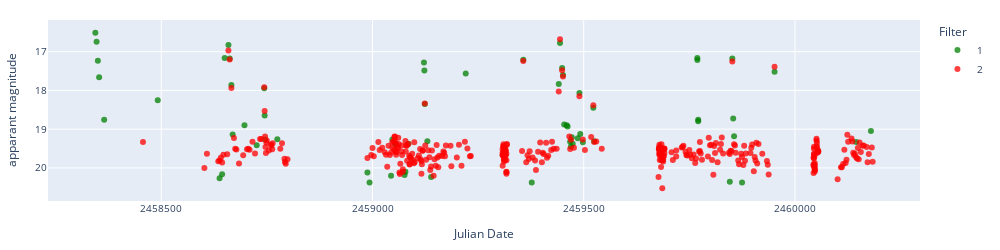
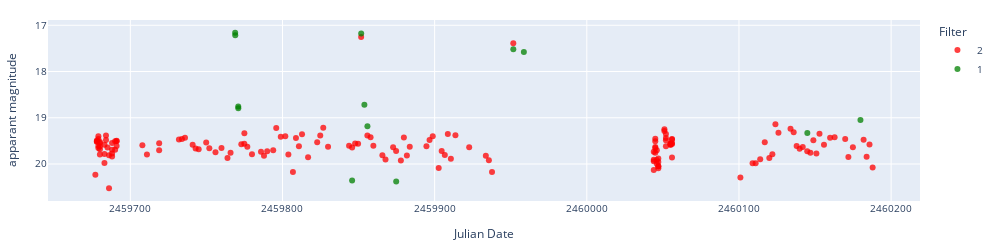
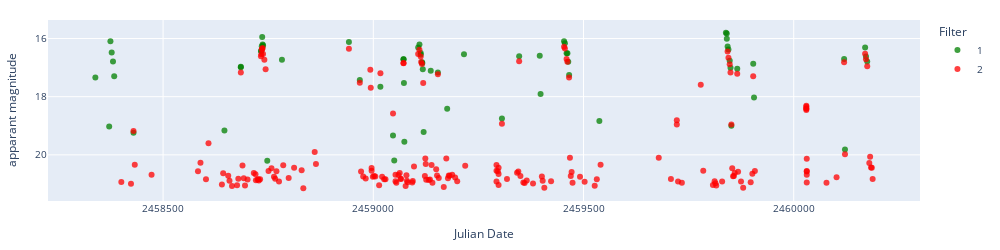
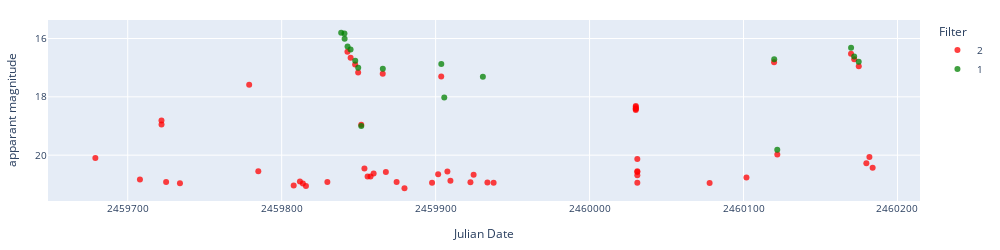

Notebook source saved alongside these figures, in order:
### Markdown cell above
### Display light curves

### Code cell
# Display light curves
final_toview = alerts_preds_aavso_Gaia.copy()
classes_in_alerts = alerts_preds_aavso_Gaia['predicted_class'].unique()
predicted_class = ['dwarf_nova_SU_UMa']
show = predicted_class
objectlist = final_toview[(final_toview['predicted_class'].isin(predicted_class))
                          # & (final_toview['aavso_type'].isin(['']))
                        #   & ((final_toview['npts_g']+final_toview['npts_r'])<10)
                          ]['objectId'].to_list()
# objectlist = final_toview[(~final_toview['objectId'].isin(alerts_CVs_list)) & (final_toview['predicted_class'].isin(predicted_class))]['objectId'].to_list()
# objectlist = final_toview[(~final_toview['objectId'].isin(alerts_CVs_list)) & (final_toview['classification'].isin(['SN']))]['objectId'].to_list()
print(len(objectlist))
i = 0
for object in objectlist[0:50]:
    ra = final_toview[final_toview['objectId']==object]['ra'].values[0]
    dec = final_toview[final_toview['objectId']==object]['dec'].values[0]
    c = SkyCoord(ra=ra*u.degree, dec=dec*u.degree, frame='icrs')
    pos = c.to_string('hmsdms', sep=':')
    prediction = final_toview[final_toview["objectId"]==object]["predicted_class"].values[0]
    print('',f'{i} {object}', f'position_deg: {ra} {dec}', 
          f'position_hms_dms: {pos}',
          "~~~~~~~~~~~~~~~~~~~~~",
          f'sherlock_class: {final_toview[final_toview["objectId"]==object]["classification"].values[0]}',
      #     f'sherlock classification reliability {final_toview[final_toview["objectId"]==object]["classificationReliability"].values[0]}',
          f'sherlock separationArcsec: {final_toview[final_toview["objectId"]==object]["separationArcsec"].values[0]}',
          f'sherlock sgscore1: {final_toview[final_toview["objectId"]==object]["sgscore1"].values[0]}',
          f'sherlock major_axis_arcsec: {final_toview[final_toview["objectId"]==object]["major_axis_arcsec"].values[0]}',
          f'sherlock gminusr mean: {final_toview[final_toview["objectId"]==object]["clr_mean_x"].mean()}',
          f'sherlock last gminusr: {final_toview[final_toview["objectId"]==object]["g_minus_r"].values[0]}',
          f'sherlock catalogue name: {final_toview[final_toview["objectId"]==object]["catalogue_table_name"].values[0]}',
          "~~~~~~~~~~~~~~~~~~~~~",
          f'Gaia bp_rp: {final_toview[final_toview["objectId"]==object]["bp_rp"].values[0]}',
          f'Gaia parallax: {final_toview[final_toview["objectId"]==object]["parallax"].values[0]}',
          f'Gaia pm: {final_toview[final_toview["objectId"]==object]["pm"].values[0]}',
          "~~~~~~~~~~~~~~~~~~~~~",
          f'min_g-max_g: {final_toview[final_toview["objectId"]==object]["min_mag_g"].values[0]:.1f}-{final_toview[final_toview["objectId"]==object]["max_mag_g"].values[0]:.1f}',
          f'min_r-max_r: {final_toview[final_toview["objectId"]==object]["min_mag_r"].values[0]:.1f}-{final_toview[final_toview["objectId"]==object]["max_mag_r"].values[0]:.1f}',
          f'temporal_baseline_g: {final_toview[final_toview["objectId"]==object]["temporal_baseline_g"].values[0]:.0f}',
          f'clr mean(clr bright): {final_toview[final_toview["objectId"]==object]["clr_mean_y"].values[0]:.2f} ({final_toview[final_toview["objectId"]==object]["clr_bright"].values[0]:.2f})',
          "~~~~~~~~~~~~~~~~~~~~~",
          f'aavso_name: {final_toview[final_toview["objectId"]==object]["aavso_name"].values[0]}',
          f'aavso_type: {final_toview[final_toview["objectId"]==object]["aavso_type"].values[0]}',
          f'aavso_period: {final_toview[final_toview["objectId"]==object]["aavso_period"].values[0]}',
          "~~~~~~~~~~~~~~~~~~~~~",
          f'prediction: {prediction}',
          f'prediction_probability: {final_toview[final_toview["objectId"]==object][f"prob_{prediction}"].values[0]:.2f}',
          f'{object} & {pos} & ob & {final_toview[final_toview["objectId"]==object]["min_mag_g"].values[0]:.1f}-{final_toview[final_toview["objectId"]==object]["max_mag_g"].values[0]:.1f} & {final_toview[final_toview["objectId"]==object]["temporal_baseline_g"].values[0]:.0f} & {final_toview[final_toview["objectId"]==object]["bp_rp"].values[0]} & {final_toview[final_toview["objectId"]==object]["clr_mean_y"].values[0]:.2f} ({final_toview[final_toview["objectId"]==object]["clr_bright"].values[0]:.2f}) & {prediction} & {final_toview[final_toview["objectId"]==object][f"prob_{prediction}"].values[0]:.2f} & rating',
          sep='\n')
    i += 1
    lc_lasair = load_lasair_lc(object, path=f'../lightcurves_alerts/')
    lc_lasair_appmag = lasair_clean(lc_lasair, limit=25, magerrlim=1)

    display_lightcurve(lc_df=lc_lasair_appmag, x='jd', y='dc_mag')#, errorCol='dc_sigmag',)

### Figure 1 — Plotly figure (JSON) as saved in the notebook; plotly's stock layout.template omitted (floating-point values rounded to 4 significant figures; data arrays with more than 128 entries replaced by an {"elided": "..."} marker saying what was removed)
{"data": [{"hovertemplate": "Filter=1<br>Julian Date=%{x}<br>apparant magnitude=%{y}<extra></extra>", "legendgroup": "1", "marker": {"color": "green", "opacity": 0.75, "symbol": "circle"}, "mode": "markers", "name": "1", "orientation": "v", "showlegend": true, "type": "scatter", "x": [2458000.0, 2458000.0, 2458000.0, 2458000.0, 2458000.0, 2458000.0, 2459000.0, 2459000.0, 2459000.0, 2459000.0, 2459000.0, 2459000.0, 2459000.0, 2459000.0, 2459000.0, 2459000.0, 2459000.0, 2459000.0, 2459000.0, 2459000.0, 2459000.0, 2459000.0, 2459000.0, 2459000.0, 2459000.0, 2459000.0, 2459000.0, 2459000.0, 2459000.0, 2459000.0, 2459000.0, 2459000.0, 2459000.0, 2459000.0, 2459000.0, 2459000.0, 2459000.0, 2459000.0, 2459000.0, 2459000.0, 2459000.0, 2459000.0, 2459000.0, 2459000.0, 2459000.0, 2459000.0, 2459000.0, 2459000.0, 2459000.0, 2459000.0, 2459000.0, 2460000.0, 2460000.0, 2460000.0, 2460000.0, 2460000.0, 2460000.0, 2460000.0, 2460000.0, 2460000.0, 2460000.0, 2460000.0, 2460000.0, 2460000.0, 2460000.0], "xaxis": "x", "y": [16.51, 16.74, 17.23, 17.66, 18.76, 18.26, 20.26, 20.16, 17.16, 16.83, 17.18, 17.86, 19.14, 18.9, 19.41, 17.95, 18.65, 19.27, 19.26, 20.12, 20.37, 20.2, 19.27, 19.37, 19.4, 20.18, 20.1, 19.37, 17.28, 17.48, 18.35, 19.31, 20.24, 17.56, 17.21, 20.37, 17.84, 16.77, 17.42, 17.6, 18.88, 18.9, 18.93, 19.32, 19.45, 19.21, 19.37, 19.24, 18.07, 19.12, 19.34, 18.44, 19.31, 17.16, 17.22, 18.75, 18.8, 20.35, 17.18, 18.72, 19.18, 20.38, 17.52, 19.33, 19.05], "yaxis": "y"}, {"hovertemplate": "Filter=2<br>Julian Date=%{x}<br>apparant magnitude=%{y}<extra></extra>", "legendgroup": "2", "marker": {"color": "red", "opacity": 0.75, "symbol": "circle"}, "mode": "markers", "name": "2", "orientation": "v", "showlegend": true, "type": "scatter", "x": {"elided": "357 float values"}, "xaxis": "x", "y": {"elided": "357 float values"}, "yaxis": "y"}], "layout": {"font": {"size": 10}, "height": 250, "legend": {"title": {"text": "Filter"}, "tracegroupgap": 0}, "margin": {"b": 20, "l": 20, "r": 20, "t": 20}, "width": 1000, "xaxis": {"anchor": "y", "domain": [0, 1], "tickformat": "float", "title": {"text": "Julian Date"}}, "yaxis": {"anchor": "x", "autorange": "reversed", "domain": [0, 1], "title": {"text": "apparant magnitude"}}}}

### Figure 2 — Plotly figure (JSON) as saved in the notebook; plotly's stock layout.template omitted (floating-point values rounded to 4 significant figures; data arrays with more than 128 entries replaced by an {"elided": "..."} marker saying what was removed)
{"data": [{"hovertemplate": "Filter=2<br>Julian Date=%{x}<br>apparant magnitude=%{y}<extra></extra>", "legendgroup": "2", "marker": {"color": "red", "opacity": 0.75, "symbol": "circle"}, "mode": "markers", "name": "2", "orientation": "v", "showlegend": true, "type": "scatter", "x": {"elided": "159 float values"}, "xaxis": "x", "y": {"elided": "159 float values"}, "yaxis": "y"}, {"hovertemplate": "Filter=1<br>Julian Date=%{x}<br>apparant magnitude=%{y}<extra></extra>", "legendgroup": "1", "marker": {"color": "green", "opacity": 0.75, "symbol": "circle"}, "mode": "markers", "name": "1", "orientation": "v", "showlegend": true, "type": "scatter", "x": [2460000.0, 2460000.0, 2460000.0, 2460000.0, 2460000.0, 2460000.0, 2460000.0, 2460000.0, 2460000.0, 2460000.0, 2460000.0, 2460000.0, 2460000.0], "xaxis": "x", "y": [17.16, 17.22, 18.75, 18.8, 20.35, 17.18, 18.72, 19.18, 20.38, 17.52, 17.58, 19.33, 19.05], "yaxis": "y"}], "layout": {"font": {"size": 10}, "height": 250, "legend": {"title": {"text": "Filter"}, "tracegroupgap": 0}, "margin": {"b": 20, "l": 20, "r": 20, "t": 20}, "width": 1000, "xaxis": {"anchor": "y", "domain": [0, 1], "tickformat": "float", "title": {"text": "Julian Date"}}, "yaxis": {"anchor": "x", "autorange": "reversed", "domain": [0, 1], "title": {"text": "apparant magnitude"}}}}

### Figure 3 — Plotly figure (JSON) as saved in the notebook; plotly's stock layout.template omitted (floating-point values rounded to 4 significant figures; data arrays with more than 128 entries replaced by an {"elided": "..."} marker saying what was removed)
{"data": [{"hovertemplate": "Filter=1<br>Julian Date=%{x}<br>apparant magnitude=%{y}<extra></extra>", "legendgroup": "1", "marker": {"color": "green", "opacity": 0.75, "symbol": "circle"}, "mode": "markers", "name": "1", "orientation": "v", "showlegend": true, "type": "scatter", "x": [2458000.0, 2458000.0, 2458000.0, 2458000.0, 2458000.0, 2458000.0, 2458000.0, 2459000.0, 2459000.0, 2459000.0, 2459000.0, 2459000.0, 2459000.0, 2459000.0, 2459000.0, 2459000.0, 2459000.0, 2459000.0, 2459000.0, 2459000.0, 2459000.0, 2459000.0, 2459000.0, 2459000.0, 2459000.0, 2459000.0, 2459000.0, 2459000.0, 2459000.0, 2459000.0, 2459000.0, 2459000.0, 2459000.0, 2459000.0, 2459000.0, 2459000.0, 2459000.0, 2459000.0, 2459000.0, 2459000.0, 2459000.0, 2459000.0, 2459000.0, 2459000.0, 2459000.0, 2459000.0, 2459000.0, 2459000.0, 2459000.0, 2460000.0, 2460000.0, 2460000.0, 2460000.0, 2460000.0, 2460000.0, 2460000.0, 2460000.0, 2460000.0, 2460000.0, 2460000.0, 2460000.0, 2460000.0, 2460000.0, 2460000.0, 2460000.0, 2460000.0], "xaxis": "x", "y": [17.34, 19.03, 16.1, 16.49, 16.79, 17.3, 19.24, 19.16, 16.99, 16.97, 16.43, 16.44, 16.26, 15.95, 16.2, 16.24, 20.21, 16.73, 16.12, 17.42, 17.66, 19.33, 20.2, 16.72, 16.72, 17.53, 19.55, 16.31, 16.2, 16.5, 16.55, 16.81, 16.84, 17.05, 19.21, 17.11, 17.17, 18.42, 16.54, 18.75, 16.61, 16.59, 17.91, 16.1, 16.16, 16.51, 16.51, 16.8, 17.25, 18.84, 15.8, 15.83, 16.01, 16.27, 16.37, 16.76, 17.0, 19.0, 17.04, 16.87, 18.02, 16.71, 19.81, 16.31, 16.62, 16.79], "yaxis": "y"}, {"hovertemplate": "Filter=2<br>Julian Date=%{x}<br>apparant magnitude=%{y}<extra></extra>", "legendgroup": "2", "marker": {"color": "red", "opacity": 0.75, "symbol": "circle"}, "mode": "markers", "name": "2", "orientation": "v", "showlegend": true, "type": "scatter", "x": {"elided": "197 float values"}, "xaxis": "x", "y": {"elided": "197 float values"}, "yaxis": "y"}], "layout": {"font": {"size": 10}, "height": 250, "legend": {"title": {"text": "Filter"}, "tracegroupgap": 0}, "margin": {"b": 20, "l": 20, "r": 20, "t": 20}, "width": 1000, "xaxis": {"anchor": "y", "domain": [0, 1], "tickformat": "float", "title": {"text": "Julian Date"}}, "yaxis": {"anchor": "x", "autorange": "reversed", "domain": [0, 1], "title": {"text": "apparant magnitude"}}}}

### Figure 4 — Plotly figure (JSON) as saved in the notebook; plotly's stock layout.template omitted (floating-point values rounded to 4 significant figures)
{"data": [{"hovertemplate": "Filter=2<br>Julian Date=%{x}<br>apparant magnitude=%{y}<extra></extra>", "legendgroup": "2", "marker": {"color": "red", "opacity": 0.75, "symbol": "circle"}, "mode": "markers", "name": "2", "orientation": "v", "showlegend": true, "type": "scatter", "x": [2460000.0, 2460000.0, 2460000.0, 2460000.0, 2460000.0, 2460000.0, 2460000.0, 2460000.0, 2460000.0, 2460000.0, 2460000.0, 2460000.0, 2460000.0, 2460000.0, 2460000.0, 2460000.0, 2460000.0, 2460000.0, 2460000.0, 2460000.0, 2460000.0, 2460000.0, 2460000.0, 2460000.0, 2460000.0, 2460000.0, 2460000.0, 2460000.0, 2460000.0, 2460000.0, 2460000.0, 2460000.0, 2460000.0, 2460000.0, 2460000.0, 2460000.0, 2460000.0, 2460000.0, 2460000.0, 2460000.0, 2460000.0, 2460000.0, 2460000.0, 2460000.0, 2460000.0, 2460000.0, 2460000.0, 2460000.0, 2460000.0, 2460000.0, 2460000.0, 2460000.0, 2460000.0, 2460000.0, 2460000.0], "xaxis": "x", "y": [20.1, 20.83, 18.81, 18.95, 20.92, 20.96, 17.59, 20.55, 21.04, 20.9, 20.97, 21.06, 20.92, 16.45, 16.66, 16.89, 17.17, 18.96, 20.46, 20.73, 20.73, 20.63, 17.21, 20.58, 20.92, 21.13, 20.95, 20.65, 17.3, 20.56, 20.88, 20.93, 20.67, 20.93, 20.95, 18.34, 18.46, 18.41, 18.31, 18.41, 20.13, 20.95, 20.57, 20.69, 20.55, 20.96, 20.77, 16.82, 19.98, 16.52, 16.71, 16.95, 20.28, 20.06, 20.43], "yaxis": "y"}, {"hovertemplate": "Filter=1<br>Julian Date=%{x}<br>apparant magnitude=%{y}<extra></extra>", "legendgroup": "1", "marker": {"color": "green", "opacity": 0.75, "symbol": "circle"}, "mode": "markers", "name": "1", "orientation": "v", "showlegend": true, "type": "scatter", "x": [2460000.0, 2460000.0, 2460000.0, 2460000.0, 2460000.0, 2460000.0, 2460000.0, 2460000.0, 2460000.0, 2460000.0, 2460000.0, 2460000.0, 2460000.0, 2460000.0, 2460000.0, 2460000.0, 2460000.0], "xaxis": "x", "y": [15.8, 15.83, 16.01, 16.27, 16.37, 16.76, 17.0, 19.0, 17.04, 16.87, 18.02, 17.31, 16.71, 19.81, 16.31, 16.62, 16.79], "yaxis": "y"}], "layout": {"font": {"size": 10}, "height": 250, "legend": {"title": {"text": "Filter"}, "tracegroupgap": 0}, "margin": {"b": 20, "l": 20, "r": 20, "t": 20}, "width": 1000, "xaxis": {"anchor": "y", "domain": [0, 1], "tickformat": "float", "title": {"text": "Julian Date"}}, "yaxis": {"anchor": "x", "autorange": "reversed", "domain": [0, 1], "title": {"text": "apparant magnitude"}}}}
